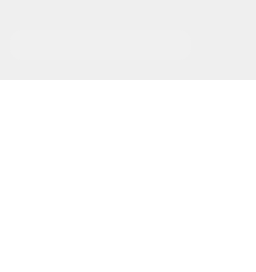
      <widget class="QWidget" name="stackedWidget2_chat">
       <property name="styleSheet">
        <string notr="true"/>
       </property>
       <layout class="QVBoxLayout" name="verticalLayout_2">
        <property name="spacing">
         <number>0</number>
        </property>
        <property name="leftMargin">
         <number>0</number>
        </property>
        <property name="topMargin">
         <number>0</number>
        </property>
        <property name="rightMargin">
         <number>0</number>
        </property>
        <property name="bottomMargin">
         <number>0</number>
        </property>
        <item>
         <widget class="QWidget" name="widget2_chat_1" native="true">
          <property name="sizePolicy">
           <sizepolicy hsizetype="Fixed" vsizetype="Fixed">
            <horstretch>0</horstretch>
            <verstretch>0</verstretch>
           </sizepolicy>
          </property>
          <property name="minimumSize">
           <size>
            <width>200</width>
            <height>80</height>
           </size>
          </property>
          <property name="maximumSize">
           <size>
            <width>200</width>
            <height>80</height>
           </size>
          </property>
          <widget class="QLineEdit" name="lineEdit2_chat_2">
           <property name="geometry">
            <rect>
             <x>10</x>
             <y>30</y>
             <width>181</width>
             <height>30</height>
            </rect>
           </property>
           <property name="styleSheet">
            <string notr="true">#lineEdit2_chat_2 {
    /* ① 彻底隐藏边框（包括默认的焦点边框） */
    border: none !important;
    outline: none !important;
    
    /* ② 圆角矩形（12px是微信输入框常用圆角，可按需调整） */
    border-radius: 12px !important;
    
    /* ③ 底色设为#F0F0F0灰色 */
    background-color: #F0F0F0 !important;
    
    /* 优化：内边距，避免文字贴圆角边缘（可选但推荐） */
    padding: 6px 12px !important;
}</string>
           </property>
          </widget>
         </widget>
        </item>
        <item>
         <widget class="QWidget" name="widget2_chat_2" native="true">
          <layout class="QVBoxLayout" name="verticalLayout_4">
           <property name="spacing">
            <number>0</number>
           </property>
           <property name="leftMargin">
            <number>0</number>
           </property>
           <property name="topMargin">
            <number>0</number>
           </property>
           <property name="rightMargin">
            <number>0</number>
           </property>
           <property name="bottomMargin">
            <number>0</number>
           </property>
           <item>
            <widget class="QListView" name="person_list">
             <property name="styleSheet">
              <string notr="true">#person_list {
    /* 1. 彻底无边框（核心需求） */
    border: none !important;          /* 去掉列表原生边框 */
    outline: none !important;         /* 去掉焦点高亮框 */
    
    /* 2. 微信风格背景色 */
    background-color: #FFFFFF !important; /* 和微信消息列表背景一致 */
    
    /* 3. 列表项间距（可选，模拟微信列表项间距） */
    spacing: 2px !important;
}

/* 美化滚动条（微信窄滚动条，可选但推荐） */
#person_list QScrollBar:vertical {
    background: transparent !important; /* 滚动条背景透明 */
    width: 6px !important;              /* 窄滚动条，贴合微信 */
}
#person_list QScrollBar::handle:vertical {
    background-color: #D1D1D1 !important; /* 滚动条滑块颜色 */
    border-radius: 3px !important;        /* 滑块圆角 */
}
#person_list QScrollBar::handle:vertical:hover {
    background-color: #BFBFBF !important; /* 鼠标悬浮滑块加深 */
}
#person_list QScrollBar::add-page:vertical,
#person_list QScrollBar::sub-page:vertical {
    background: transparent !important; /* 滚动条空白区域透明 */
}</string>
             </property>
            </widget>
           </item>
          </layout>
         </widget>
        </item>
       </layout>
      </widget>
